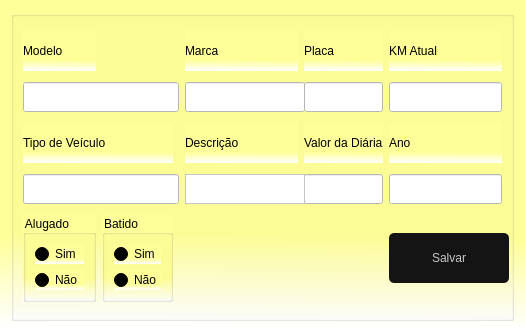
<?xml version="1.0" encoding="UTF-8"?>
<ui version="4.0">
 <class>frmVeiculos</class>
 <widget class="QWidget" name="frmVeiculos">
  <property name="geometry">
   <rect>
    <x>0</x>
    <y>0</y>
    <width>525</width>
    <height>328</height>
   </rect>
  </property>
  <property name="minimumSize">
   <size>
    <width>525</width>
    <height>328</height>
   </size>
  </property>
  <property name="maximumSize">
   <size>
    <width>16777215</width>
    <height>328</height>
   </size>
  </property>
  <property name="windowTitle">
   <string>Cadastro de Veículos</string>
  </property>
  <property name="windowIcon">
   <iconset>
    <normaloff>../Imagens/btnCadCli.png</normaloff>../Imagens/btnCadCli.png</iconset>
  </property>
  <property name="styleSheet">
   <string notr="true">background-color: qlineargradient(spread:pad, x1:0.508, y1:0.727, x2:0.505, y2:1, stop:0 rgba(255, 255, 153, 255), stop:1 rgba(255, 255, 255, 255))</string>
  </property>
  <layout class="QGridLayout" name="gridLayout_2">
   <item row="0" column="0">
    <widget class="QGroupBox" name="groupBox">
     <property name="minimumSize">
      <size>
       <width>0</width>
       <height>310</height>
      </size>
     </property>
     <property name="maximumSize">
      <size>
       <width>16777215</width>
       <height>310</height>
      </size>
     </property>
     <property name="styleSheet">
      <string notr="true">font: 87 10pt &quot;Arial&quot;;</string>
     </property>
     <property name="title">
      <string/>
     </property>
     <layout class="QGridLayout" name="gridLayout">
      <item row="3" column="0" colspan="3">
       <widget class="QLineEdit" name="edtTipo">
        <property name="minimumSize">
         <size>
          <width>0</width>
          <height>30</height>
         </size>
        </property>
        <property name="maximumSize">
         <size>
          <width>16777215</width>
          <height>30</height>
         </size>
        </property>
        <property name="styleSheet">
         <string notr="true">background-color: rgb(255, 255, 255);</string>
        </property>
       </widget>
      </item>
      <item row="2" column="5">
       <widget class="QLabel" name="label_3">
        <property name="minimumSize">
         <size>
          <width>0</width>
          <height>30</height>
         </size>
        </property>
        <property name="maximumSize">
         <size>
          <width>16777215</width>
          <height>40</height>
         </size>
        </property>
        <property name="text">
         <string>Ano</string>
        </property>
       </widget>
      </item>
      <item row="3" column="5">
       <widget class="QLineEdit" name="edtAno">
        <property name="minimumSize">
         <size>
          <width>0</width>
          <height>30</height>
         </size>
        </property>
        <property name="maximumSize">
         <size>
          <width>16777215</width>
          <height>30</height>
         </size>
        </property>
        <property name="styleSheet">
         <string notr="true">background-color: rgb(255, 255, 255);</string>
        </property>
       </widget>
      </item>
      <item row="2" column="0" colspan="2">
       <widget class="QLabel" name="label_6">
        <property name="maximumSize">
         <size>
          <width>16777215</width>
          <height>40</height>
         </size>
        </property>
        <property name="text">
         <string>Tipo de Veículo</string>
        </property>
       </widget>
      </item>
      <item row="4" column="0">
       <widget class="QGroupBox" name="groupBox_3">
        <property name="maximumSize">
         <size>
          <width>16777215</width>
          <height>100</height>
         </size>
        </property>
        <property name="title">
         <string>Alugado</string>
        </property>
        <layout class="QVBoxLayout" name="verticalLayout">
         <item>
          <widget class="QRadioButton" name="rbAlugado">
           <property name="text">
            <string>Sim</string>
           </property>
          </widget>
         </item>
         <item>
          <widget class="QRadioButton" name="rbDisponivel">
           <property name="text">
            <string>Não</string>
           </property>
          </widget>
         </item>
        </layout>
       </widget>
      </item>
      <item row="1" column="0" colspan="3">
       <widget class="QLineEdit" name="edtModelo">
        <property name="minimumSize">
         <size>
          <width>0</width>
          <height>30</height>
         </size>
        </property>
        <property name="maximumSize">
         <size>
          <width>16777215</width>
          <height>30</height>
         </size>
        </property>
        <property name="styleSheet">
         <string notr="true">background-color: rgb(255, 255, 255);</string>
        </property>
       </widget>
      </item>
      <item row="4" column="1">
       <widget class="QGroupBox" name="groupBox_4">
        <property name="maximumSize">
         <size>
          <width>16777215</width>
          <height>100</height>
         </size>
        </property>
        <property name="title">
         <string>Batido</string>
        </property>
        <layout class="QVBoxLayout" name="verticalLayout_2">
         <item>
          <widget class="QRadioButton" name="rbBatido">
           <property name="text">
            <string>Sim</string>
           </property>
          </widget>
         </item>
         <item>
          <widget class="QRadioButton" name="rbPerfeito">
           <property name="text">
            <string>Não</string>
           </property>
          </widget>
         </item>
        </layout>
       </widget>
      </item>
      <item row="2" column="4">
       <widget class="QLabel" name="label_4">
        <property name="maximumSize">
         <size>
          <width>16777215</width>
          <height>40</height>
         </size>
        </property>
        <property name="text">
         <string>Valor da Diária</string>
        </property>
       </widget>
      </item>
      <item row="0" column="0">
       <widget class="QLabel" name="label">
        <property name="maximumSize">
         <size>
          <width>16777215</width>
          <height>40</height>
         </size>
        </property>
        <property name="styleSheet">
         <string notr="true">gridline-color: qlineargradient(spread:pad, x1:0.467, y1:0.348, x2:0.465, y2:0.00586364, stop:0 rgba(0, 170, 255, 255), stop:1 rgba(255, 255, 255, 255));</string>
        </property>
        <property name="text">
         <string>Modelo</string>
        </property>
       </widget>
      </item>
      <item row="3" column="4">
       <widget class="QLineEdit" name="edtDiaria">
        <property name="minimumSize">
         <size>
          <width>0</width>
          <height>30</height>
         </size>
        </property>
        <property name="maximumSize">
         <size>
          <width>16777215</width>
          <height>30</height>
         </size>
        </property>
        <property name="styleSheet">
         <string notr="true">background-color: rgb(255, 255, 255);</string>
        </property>
       </widget>
      </item>
      <item row="0" column="3">
       <widget class="QLabel" name="label_2">
        <property name="maximumSize">
         <size>
          <width>16777215</width>
          <height>40</height>
         </size>
        </property>
        <property name="text">
         <string>Marca</string>
        </property>
       </widget>
      </item>
      <item row="1" column="3">
       <widget class="QLineEdit" name="edtMarca">
        <property name="minimumSize">
         <size>
          <width>120</width>
          <height>30</height>
         </size>
        </property>
        <property name="maximumSize">
         <size>
          <width>16777215</width>
          <height>30</height>
         </size>
        </property>
        <property name="styleSheet">
         <string notr="true">background-color: rgb(255, 255, 255);</string>
        </property>
       </widget>
      </item>
      <item row="0" column="4">
       <widget class="QLabel" name="lbEmail">
        <property name="maximumSize">
         <size>
          <width>16777215</width>
          <height>40</height>
         </size>
        </property>
        <property name="text">
         <string>Placa</string>
        </property>
       </widget>
      </item>
      <item row="1" column="4">
       <widget class="QLineEdit" name="edtPlaca">
        <property name="minimumSize">
         <size>
          <width>0</width>
          <height>30</height>
         </size>
        </property>
        <property name="maximumSize">
         <size>
          <width>16777215</width>
          <height>30</height>
         </size>
        </property>
        <property name="styleSheet">
         <string notr="true">background-color: rgb(255, 255, 255);</string>
        </property>
       </widget>
      </item>
      <item row="0" column="5">
       <widget class="QLabel" name="lbEndereco">
        <property name="maximumSize">
         <size>
          <width>16777215</width>
          <height>40</height>
         </size>
        </property>
        <property name="text">
         <string>KM Atual</string>
        </property>
       </widget>
      </item>
      <item row="1" column="5">
       <widget class="QLineEdit" name="edtKm">
        <property name="minimumSize">
         <size>
          <width>0</width>
          <height>30</height>
         </size>
        </property>
        <property name="maximumSize">
         <size>
          <width>16777215</width>
          <height>30</height>
         </size>
        </property>
        <property name="styleSheet">
         <string notr="true">background-color: rgb(255, 255, 255);</string>
        </property>
       </widget>
      </item>
      <item row="2" column="3">
       <widget class="QLabel" name="label_5">
        <property name="text">
         <string>Descrição</string>
        </property>
       </widget>
      </item>
      <item row="3" column="3">
       <widget class="QTextEdit" name="txtDescricao">
        <property name="sizePolicy">
         <sizepolicy hsizetype="Expanding" vsizetype="Expanding">
          <horstretch>0</horstretch>
          <verstretch>0</verstretch>
         </sizepolicy>
        </property>
        <property name="minimumSize">
         <size>
          <width>120</width>
          <height>30</height>
         </size>
        </property>
        <property name="maximumSize">
         <size>
          <width>16777215</width>
          <height>30</height>
         </size>
        </property>
        <property name="styleSheet">
         <string notr="true">background-color: rgb(255, 255, 255);</string>
        </property>
       </widget>
      </item>
      <item row="4" column="5">
       <widget class="QPushButton" name="btnSalvar">
        <property name="minimumSize">
         <size>
          <width>120</width>
          <height>50</height>
         </size>
        </property>
        <property name="maximumSize">
         <size>
          <width>120</width>
          <height>50</height>
         </size>
        </property>
        <property name="cursor">
         <cursorShape>PointingHandCursor</cursorShape>
        </property>
        <property name="styleSheet">
         <string notr="true">QPushButton{
border-radius: 5px;
background-color: rgb(20,20,20);
color:rgb(200,200,200);
font: 87 12pt &quot;Arial&quot;;
}

QPushButton:hover{ 
background-color:rgb(0, 0, 0);
color: rbg(200,200,200)
}

QPushButton:pressed{
background-color:rgb(0,0,30);
color:rbg(200,200,200)
}

</string>
        </property>
        <property name="text">
         <string>Salvar</string>
        </property>
        <property name="icon">
         <iconset>
          <normaloff>../../Imagens/Salvar.png</normaloff>../../Imagens/Salvar.png</iconset>
        </property>
        <property name="iconSize">
         <size>
          <width>35</width>
          <height>35</height>
         </size>
        </property>
       </widget>
      </item>
     </layout>
    </widget>
   </item>
  </layout>
 </widget>
 <resources/>
 <connections/>
</ui>
